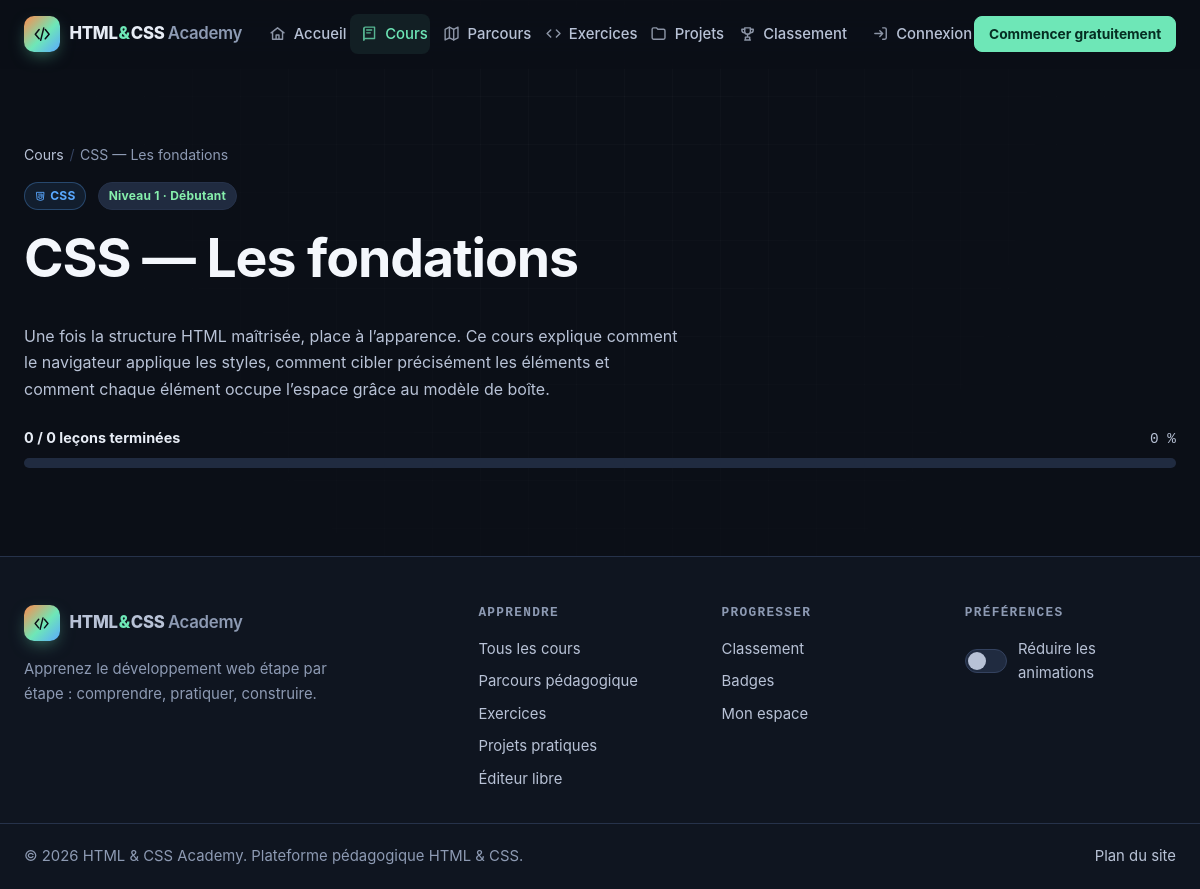
The app's page /cours/css-fondations, older data.
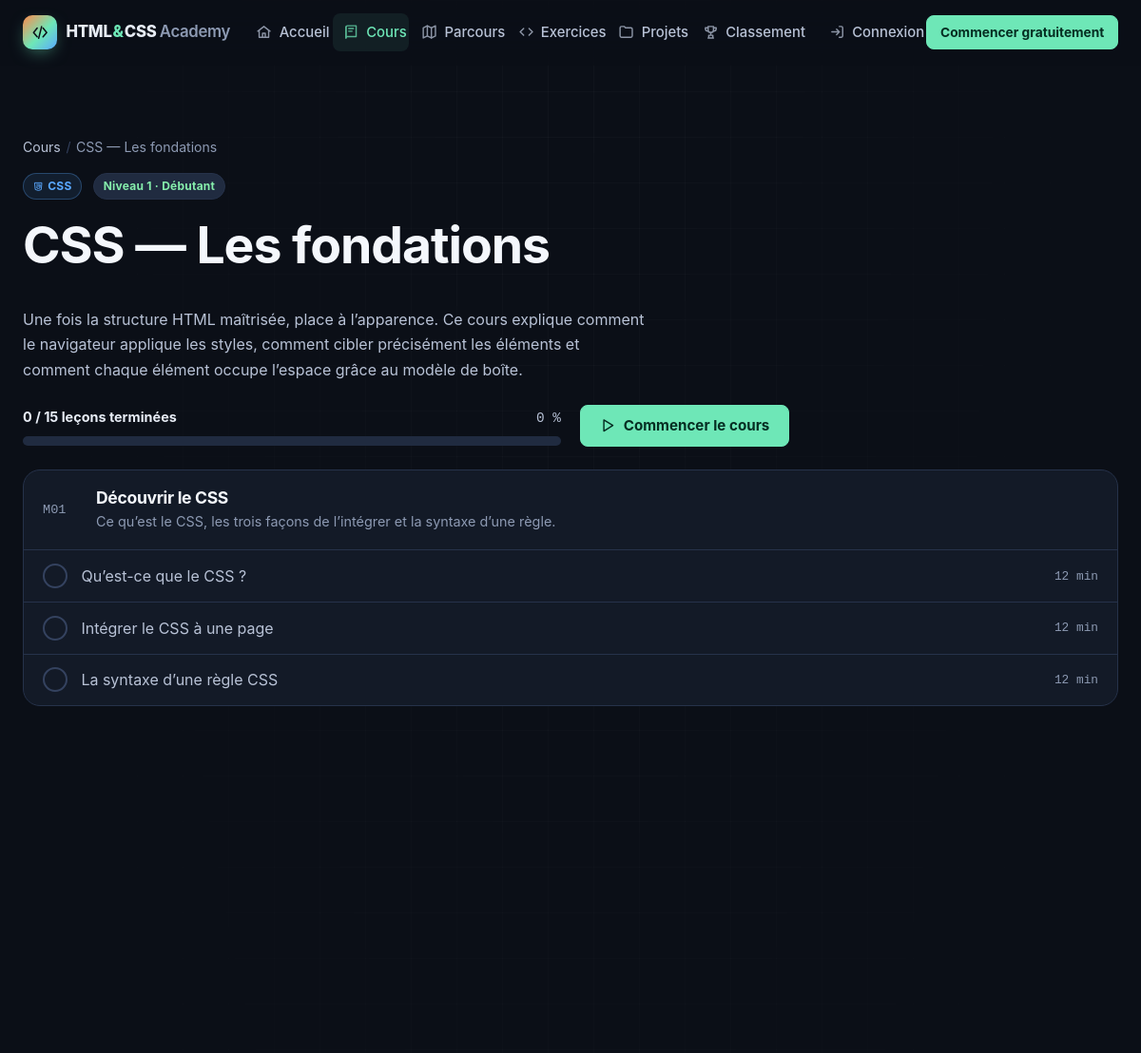
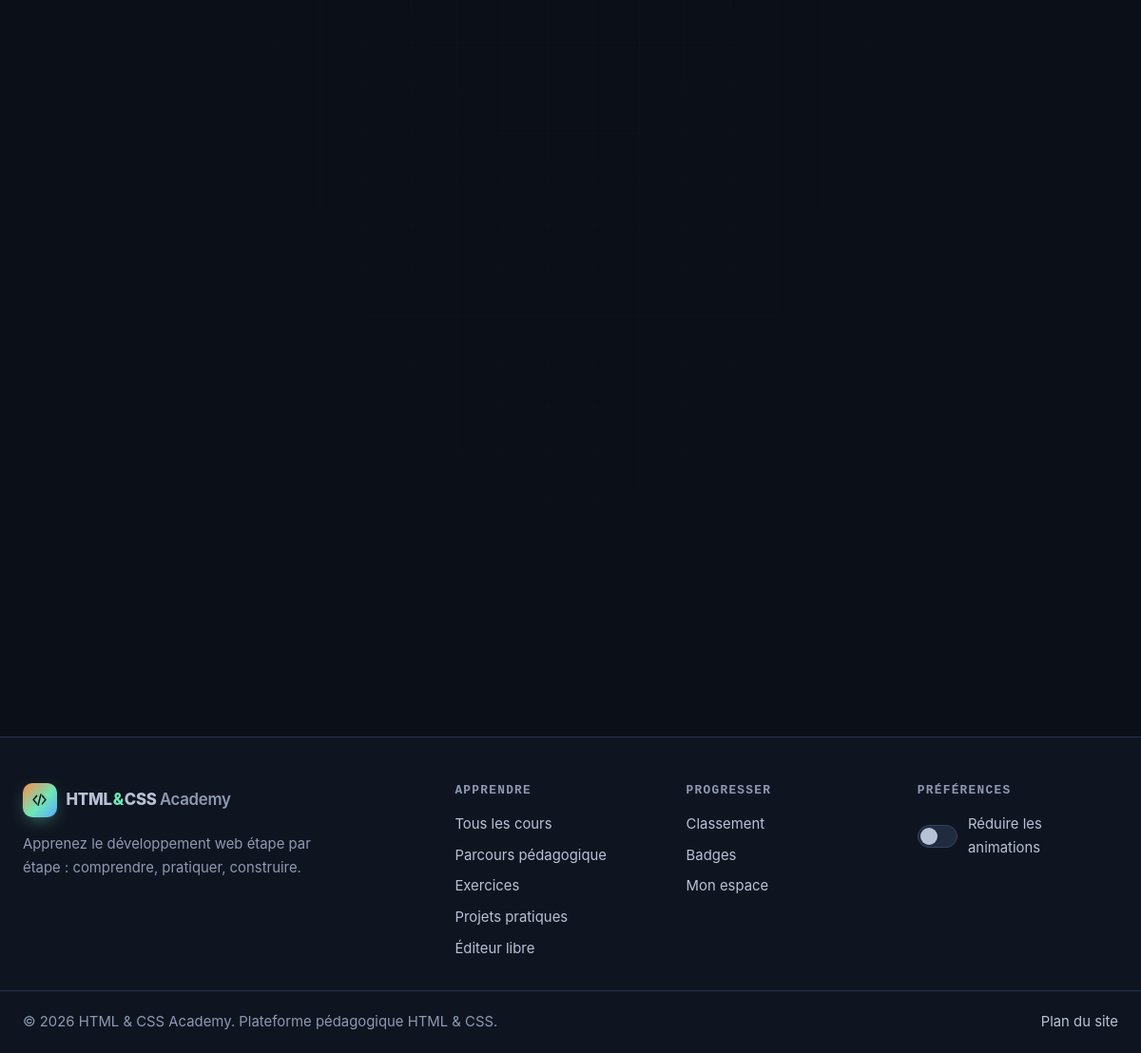
The same page, newer data (2 pictures, top to bottom).
### tables this page shows
CREATE TABLE modules (
  id          INT UNSIGNED NOT NULL AUTO_INCREMENT,
  course_id   INT UNSIGNED NOT NULL,
  title       VARCHAR(150) NOT NULL,
  slug        VARCHAR(150) NOT NULL,
  description TEXT         NULL,
  sort_order  SMALLINT     NOT NULL DEFAULT 0,
  created_at  DATETIME     NOT NULL DEFAULT CURRENT_TIMESTAMP,
  updated_at  DATETIME     NOT NULL DEFAULT CURRENT_TIMESTAMP ON UPDATE CURRENT_TIMESTAMP,
  PRIMARY KEY (id),
  UNIQUE KEY uq_modules_slug (slug),
  KEY idx_modules_course (course_id, sort_order),
  CONSTRAINT fk_modules_course FOREIGN KEY (course_id) REFERENCES courses (id) ON DELETE CASCADE
);

CREATE TABLE lessons (
  id               INT UNSIGNED NOT NULL AUTO_INCREMENT,
  module_id        INT UNSIGNED NOT NULL,
  title            VARCHAR(150) NOT NULL,
  slug             VARCHAR(150) NOT NULL,
  duration_minutes SMALLINT UNSIGNED NOT NULL DEFAULT 10,
  introduction     TEXT         NOT NULL,
  objectives       JSON         NULL COMMENT 'Liste des objectifs',
  prerequisites    JSON         NULL COMMENT 'Liste des prérequis',
  theory           MEDIUMTEXT   NOT NULL COMMENT 'Explication théorique (Markdown restreint)',
  syntax_code      TEXT         NULL COMMENT 'Syntaxe minimale',
  simple_html      TEXT         NULL,
  simple_css       TEXT         NULL,
  example_html     MEDIUMTEXT   NULL COMMENT 'Exemple détaillé (HTML)',
  example_css      MEDIUMTEXT   NULL COMMENT 'Exemple détaillé (CSS)',
  line_by_line     JSON         NULL COMMENT '[[code, explication], ...]',
  reference_items  JSON         NULL COMMENT '[[balise/propriété, description], ...]',
  common_mistakes  JSON         NULL,
  best_practices   JSON         NULL,
  practical        TEXT         NULL COMMENT 'Utilisation dans un vrai projet (Markdown)',
  summary_points   JSON         NULL,
  challenge        TEXT         NULL,
  is_published     TINYINT(1)   NOT NULL DEFAULT 1,
  sort_order       SMALLINT     NOT NULL DEFAULT 0,
  created_at       DATETIME     NOT NULL DEFAULT CURRENT_TIMESTAMP,
  updated_at       DATETIME     NOT NULL DEFAULT CURRENT_TIMESTAMP ON UPDATE CURRENT_TIMESTAMP,
  PRIMARY KEY (id),
  UNIQUE KEY uq_lessons_slug (slug),
  KEY idx_lessons_module (module_id, sort_order),
  KEY idx_lessons_published (is_published),
  CONSTRAINT fk_lessons_module FOREIGN KEY (module_id) REFERENCES modules (id) ON DELETE CASCADE
);

### courses/course.php (the view, shortened to what the changed rows need)
<?php
require __DIR__ . '/../includes/bootstrap.php';
$course = CourseModel::findBySlug(input('slug'));
$modules = CourseModel::modulesWithLessons((int) $course['id']);
$user = current_user();
$done = $user ? ProgressModel::completedIds((int) $user['id']) : [];
$total = 0;
$completed = 0;
$firstTodo = null;
foreach ($modules as $m) {
    foreach ($m['lessons'] as $l) {
        $total++;
        if (isset($done[(int) $l['id']])) {
            $completed++;
        } elseif ($firstTodo === null) {
            $firstTodo = $l;
        }
    }
}
$firstTodo ??= $modules[0]['lessons'][0] ?? null;
$percent = $total ? (int) floor($completed / $total * 100) : 0;
$cat = $course['category_slug'];
$activeNav = 'courses';
$jsonLd = [
    '@context'    => 'https://schema.org',
    '@type'       => 'Course',
    'name'        => $course['title'],
    'description' => $course['summary'],
    'educationalLevel' => level_label((int) $course['level']),
    'inLanguage'  => 'fr',
    'provider'    => ['@type' => 'Organization', 'name' => setting('site_name', config('app.name')), 'sameAs' => absolute_url('')],
];
require ROOT_PATH . '/includes/header.php';
?>
<header class="page-head container">
  <div class="btn-row" style="margin-bottom:1rem">
    <span class="tag tag--<?= e($cat) ?>"><?= icon($cat, 'icon icon--sm') ?> <?= e($course['category_name']) ?></span>
  </div>
  <h1><?= e($course['title']) ?></h1>
  <div class="grid grid--2" style="align-items:center;margin-top:1.5rem">
    <div class="progress progress--<?= e($cat) ?>" data-animate-progress>
      <div class="progress__head"><span class="progress__label"><?= $completed ?> / <?= $total ?> leçons terminées</span><span class="progress__value"><?= $percent ?> %</span></div>
    </div>
    <?php if ($firstTodo): ?>
      <div class="btn-row">
        <a class="btn btn--primary" href="<?= e(route('lesson', $firstTodo['slug'])) ?>"><?= icon('play') ?> <?= $completed > 0 ? 'Continuer' : 'Commencer le cours' ?></a>
      </div>
    <?php endif; ?>
  </div>
</header>
<div class="container">
  <?php foreach ($modules as $i => $m): ?>
    <section class="module reveal" aria-labelledby="module-<?= (int) $m['id'] ?>">
      <div class="module__head">
        <span class="module__num">M<?= sprintf('%02d', $i + 1) ?></span>
        <div>
          <h2 id="module-<?= (int) $m['id'] ?>" class="h3" style="font-size:1.1rem;margin:0"><?= e($m['title']) ?></h2>
          <?php if ($m['description']): ?><p><?= e($m['description']) ?></p><?php endif; ?>
        </div>
      </div>
      <ol class="module__lessons">
        <?php foreach ($m['lessons'] as $l): $isDone = isset($done[(int) $l['id']]); ?>
          <li class="module__lesson<?= $isDone ? ' is-done' : '' ?>">
            <a href="<?= e(route('lesson', $l['slug'])) ?>">
              <span class="lesson-status" aria-hidden="true"><?= $isDone ? icon('check') : '' ?></span>
              <span class="lesson-title"><?= e($l['title']) ?><?php if ($isDone): ?><span class="sr-only"> (terminée)</span><?php endif; ?></span>
              <span class="lesson-duration"><?= (int) $l['duration_minutes'] ?> min</span>
            </a>
          </li>
        <?php endforeach; ?>
      </ol>
    </section>
  <?php endforeach; ?>
</div>
<?php require ROOT_PATH . '/includes/footer.php'; ?>

### includes/navbar.php (shortened to what the changed rows need)
<?php
$activeNav ??= '';
$navItems = [
    'home'        => ['Accueil', route('home'), 'home'],
    'courses'     => ['Cours', route('courses'), 'book'],
    'path'        => ['Parcours', route('path'), 'map'],
    'exercises'   => ['Exercices', route('exercises'), 'code'],
    'projects'    => ['Projets', route('projects'), 'folder'],
    'leaderboard' => ['Classement', route('leaderboard'), 'trophy'],
];
?>
<header class="site-header" data-header>
  <div class="container site-header__inner">
    <a class="brand" href="<?= e(route('home')) ?>" aria-label="<?= e(setting('site_name', config('app.name'))) ?> — accueil">
      <span class="brand__mark"><?= icon('logo') ?></span>
    </a>
    <nav class="main-nav" id="main-nav" aria-label="Navigation principale" data-nav>
      <ul class="main-nav__list">
        <?php foreach ($navItems as $key => [$label, $href, $ico]): ?>
          <li><a class="main-nav__link<?= $activeNav === $key ? ' is-active' : '' ?>" href="<?= e($href) ?>"<?= $activeNav === $key ? ' aria-current="page"' : '' ?>><?= icon($ico) ?><span><?= e($label) ?></span></a></li>
        <?php endforeach; ?>
      </ul>
      <div class="main-nav__account">
        <?php if ($user): ?>
          <a class="main-nav__link<?= $activeNav === 'dashboard' ? ' is-active' : '' ?>" href="<?= e(url('dashboard/index.php')) ?>"><?= icon('dashboard') ?><span>Mon espace</span></a>
          <?php if ($user['role'] === 'admin'): ?>
            <a class="main-nav__link main-nav__link--admin<?= $activeNav === 'admin' ? ' is-active' : '' ?>" href="<?= e(url('admin/dashboard.php')) ?>"><?= icon('settings') ?><span>Admin</span></a>
          <?php endif; ?>
          <div class="user-menu" data-dropdown>
            <button type="button" class="user-menu__btn" aria-expanded="false" aria-haspopup="true" data-dropdown-toggle>
              <span class="avatar" aria-hidden="true"><?= e(initials($user['first_name'], $user['last_name'])) ?></span>
              <span class="sr-only">Menu de <?= e($user['first_name']) ?></span>
              <?= icon('chevron-down', 'icon icon--sm') ?>
            </button>
            <div class="user-menu__panel" data-dropdown-panel hidden>
              <p class="user-menu__name"><?= e($user['first_name'] . ' ' . $user['last_name']) ?><small><?= e($user['email']) ?></small></p>
              <a href="<?= e(url('dashboard/progress.php')) ?>"><?= icon('chart') ?> Ma progression</a>
              <a href="<?= e(url('dashboard/badges.php')) ?>"><?= icon('award') ?> Mes badges</a>
              <a href="<?= e(url('dashboard/profile.php')) ?>"><?= icon('user') ?> Mon profil</a>
              <form method="post" action="<?= e(url('auth/logout.php')) ?>">
                <?= csrf_field() ?>
                <button type="submit"><?= icon('logout') ?> Déconnexion</button>
              </form>
            </div>
          </div>
        <?php else: ?>
          <a class="main-nav__link<?= $activeNav === 'login' ? ' is-active' : '' ?>" href="<?= e(url('auth/login.php')) ?>"><?= icon('login') ?><span>Connexion</span></a>
        <?php endif; ?>
      </div>
    </nav>
  </div>
</header>

### includes/functions.php (shortened to what the changed rows need)
<?php
function config(string $key, $default = null)
{
    $value = $GLOBALS['__config'];
    foreach (explode('.', $key) as $part) {
        $value = $value[$part];
    }
    return $value;
}
function e($value): string
{
    return htmlspecialchars((string) $value, ENT_QUOTES | ENT_SUBSTITUTE, 'UTF-8');
}
function base_path(): string
{
    static $base = null;
    if ($base !== null) {
        return $base;
    }
    $docRoot = realpath($_SERVER['DOCUMENT_ROOT'] ?? '') ?: '';
    $root = realpath(ROOT_PATH) ?: ROOT_PATH;
    if ($docRoot !== '' && str_starts_with($root, $docRoot)) {
        return $base = rtrim(str_replace('\\', '/', substr($root, strlen($docRoot))), '/');
    }
    return $base = '';
}
function url(string $path = ''): string
{
    return base_path() . '/' . ltrim($path, '/');
}
function route(string $name, ?string $param = null): string
{
    $pretty = [
        'home'        => '',
        'courses'     => 'cours',
        'course'      => 'cours/%s',
        'lesson'      => 'lecon/%s',
        'path'        => 'parcours',
        'exercises'   => 'exercices',
        'exercise'    => 'exercice/%s',
        'projects'    => 'projets',
        'project'     => 'projet/%s',
        'leaderboard' => 'classement',
        'playground'  => 'editeur',
        'certificate' => 'certificat/%s',
    ];
    $plain = [
        'home'        => '',
        'courses'     => 'courses/index.php',
        'course'      => 'courses/course.php?slug=%s',
        'lesson'      => 'courses/lesson.php?slug=%s',
        'path'        => 'parcours.php',
        'exercises'   => 'exercises/index.php',
        'exercise'    => 'exercises/exercise.php?slug=%s',
        'projects'    => 'projects/index.php',
        'project'     => 'projects/project.php?slug=%s',
        'leaderboard' => 'leaderboard.php',
        'playground'  => 'playground.php',
        'certificate' => 'certificate.php?id=%s',
    ];
    $map = config('app.pretty_urls') ? $pretty : $plain;
    $pattern = $map[$name] ?? $name;
    return url($param !== null ? sprintf($pattern, rawurlencode($param)) : $pattern);
}
function input(string $key, string $default = ''): string
{
    $v = $_POST[$key] ?? $_GET[$key] ?? $default;
    return is_string($v) ? trim($v) : $default;
}
function icon(string $name, string $class = 'icon'): string
{
    return sprintf(
        '<svg class="%s" aria-hidden="true" focusable="false"><use href="%s#%s"></use></svg>',
        e($class),
        e(url('assets/icons/sprite.svg')),
        e($name)
    );
}
function setting(string $key, string $default = ''): string
{
    return SettingModel::get($key, $default);
}

Row changes from the older to the newer data that the page shows:
added modules: title "Découvrir le CSS", description "Ce qu’est le CSS, les trois façons de l’intégrer et la syntaxe d’une règle."
added lessons: title "Qu’est-ce que le CSS ?", duration_minutes "12"
added lessons: title "Intégrer le CSS à une page", duration_minutes "12"
added lessons: title "La syntaxe d’une règle CSS", duration_minutes "12"
Text that changed along with them:
$total: "0" → "15"
text now shown: "Commencer le cours"
